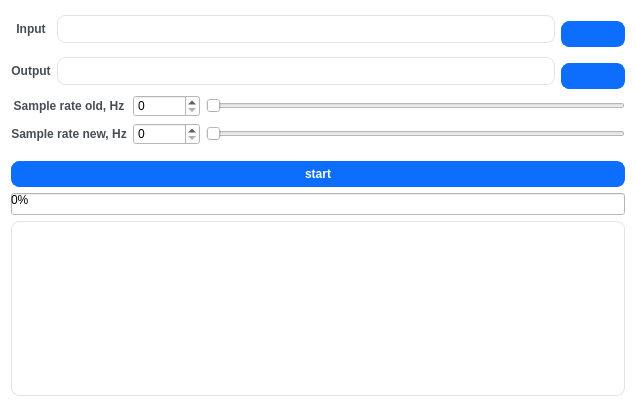
<?xml version="1.0" encoding="UTF-8"?>
<ui version="4.0">
 <class>Widget</class>
 <widget class="QWidget" name="Widget">
  <property name="geometry">
   <rect>
    <x>0</x>
    <y>0</y>
    <width>636</width>
    <height>407</height>
   </rect>
  </property>
  <property name="windowTitle">
   <string>Spline interpolation 32fc</string>
  </property>
  <property name="styleSheet">
   <string notr="true">QWidget {
  background-color: #fff;
}</string>
  </property>
  <layout class="QVBoxLayout" name="verticalLayout_3">
   <item>
    <layout class="QVBoxLayout" name="verticalLayout_2">
     <item>
      <layout class="QGridLayout" name="gridLayout">
       <item row="0" column="1">
        <widget class="QLineEdit" name="input_LED">
         <property name="styleSheet">
          <string notr="true">QLineEdit {
  border-radius: 8px;
  border: 1px solid #e0e4e7;
  padding: 5px 15px;
}
QLineEdit:focus {
  border: 1px solid #d0e3ff;
}
QLineEdit::placeholder {
  color: #767e89;
}</string>
         </property>
         <property name="readOnly">
          <bool>true</bool>
         </property>
        </widget>
       </item>
       <item row="0" column="0">
        <widget class="QLabel" name="label_4">
         <property name="styleSheet">
          <string notr="true">QLabel {
  color: #464d55;
  font-weight: 600;
}</string>
         </property>
         <property name="text">
          <string>Input</string>
         </property>
         <property name="alignment">
          <set>Qt::AlignCenter</set>
         </property>
        </widget>
       </item>
       <item row="1" column="1">
        <widget class="QLineEdit" name="output_LED">
         <property name="styleSheet">
          <string notr="true">QLineEdit {
  border-radius: 8px;
  border: 1px solid #e0e4e7;
  padding: 5px 15px;
}
QLineEdit:focus {
  border: 1px solid #d0e3ff;
}
QLineEdit::placeholder {
  color: #767e89;
}</string>
         </property>
         <property name="readOnly">
          <bool>true</bool>
         </property>
        </widget>
       </item>
       <item row="1" column="0">
        <widget class="QLabel" name="label_3">
         <property name="styleSheet">
          <string notr="true">QLabel {
  color: #464d55;
  font-weight: 600;
}</string>
         </property>
         <property name="text">
          <string>Output</string>
         </property>
         <property name="alignment">
          <set>Qt::AlignCenter</set>
         </property>
        </widget>
       </item>
       <item row="0" column="2">
        <widget class="QPushButton" name="input_PBN">
         <property name="styleSheet">
          <string>QPushButton {
  background-color: #0d6efd;
  color: #fff;
  font-weight: 600;
  border-radius: 8px;
  border: 1px solid #0d6efd;
  padding: 5px 15px;
  margin-top: 10px;
  outline: 0px;
}
QPushButton:hover,
QPushButton:focus {
  background-color: #0b5ed7;
  border: 3px solid #9ac3fe;
}</string>
         </property>
         <property name="text">
          <string/>
         </property>
         <property name="icon">
          <iconset resource="res.qrc">
           <normaloff>:/res/icons8-opened-folder-94.png</normaloff>:/res/icons8-opened-folder-94.png</iconset>
         </property>
         <property name="checkable">
          <bool>false</bool>
         </property>
         <property name="autoRepeat">
          <bool>true</bool>
         </property>
        </widget>
       </item>
       <item row="1" column="2">
        <widget class="QPushButton" name="output_PBN">
         <property name="styleSheet">
          <string>QPushButton {
  background-color: #0d6efd;
  color: #fff;
  font-weight: 600;
  border-radius: 8px;
  border: 1px solid #0d6efd;
  padding: 5px 15px;
  margin-top: 10px;
  outline: 0px;
}
QPushButton:hover,
QPushButton:focus {
  background-color: #0b5ed7;
  border: 3px solid #9ac3fe;
}</string>
         </property>
         <property name="text">
          <string/>
         </property>
         <property name="icon">
          <iconset resource="res.qrc">
           <normaloff>:/res/icons8-opened-folder-94.png</normaloff>:/res/icons8-opened-folder-94.png</iconset>
         </property>
        </widget>
       </item>
      </layout>
     </item>
     <item>
      <layout class="QGridLayout" name="gridLayout_2">
       <item row="1" column="0">
        <widget class="QLabel" name="label">
         <property name="styleSheet">
          <string notr="true">QLabel {
  color: #464d55;
  font-weight: 600;
}</string>
         </property>
         <property name="text">
          <string>Sample rate new, Hz</string>
         </property>
         <property name="alignment">
          <set>Qt::AlignCenter</set>
         </property>
        </widget>
       </item>
       <item row="1" column="1">
        <widget class="QSpinBox" name="FdNew_SBX">
         <property name="maximum">
          <number>1000000</number>
         </property>
        </widget>
       </item>
       <item row="0" column="0">
        <widget class="QLabel" name="label_2">
         <property name="styleSheet">
          <string notr="true">QLabel {
  color: #464d55;
  font-weight: 600;
}</string>
         </property>
         <property name="text">
          <string>Sample rate old, Hz</string>
         </property>
         <property name="alignment">
          <set>Qt::AlignCenter</set>
         </property>
        </widget>
       </item>
       <item row="1" column="2">
        <widget class="QSlider" name="FdNew_SL">
         <property name="minimum">
          <number>1</number>
         </property>
         <property name="maximum">
          <number>100000</number>
         </property>
         <property name="orientation">
          <enum>Qt::Horizontal</enum>
         </property>
        </widget>
       </item>
       <item row="0" column="1">
        <widget class="QSpinBox" name="FdOld_SBX">
         <property name="sizeIncrement">
          <size>
           <width>200</width>
           <height>0</height>
          </size>
         </property>
         <property name="layoutDirection">
          <enum>Qt::LeftToRight</enum>
         </property>
         <property name="maximum">
          <number>1000000</number>
         </property>
        </widget>
       </item>
       <item row="0" column="2">
        <widget class="QSlider" name="FdOld_SL">
         <property name="minimum">
          <number>1</number>
         </property>
         <property name="maximum">
          <number>100000</number>
         </property>
         <property name="pageStep">
          <number>1</number>
         </property>
         <property name="orientation">
          <enum>Qt::Horizontal</enum>
         </property>
        </widget>
       </item>
      </layout>
     </item>
     <item>
      <layout class="QVBoxLayout" name="verticalLayout">
       <item>
        <layout class="QHBoxLayout" name="horizontalLayout">
         <item>
          <widget class="QPushButton" name="start_PBN">
           <property name="enabled">
            <bool>false</bool>
           </property>
           <property name="sizePolicy">
            <sizepolicy hsizetype="Minimum" vsizetype="Fixed">
             <horstretch>1</horstretch>
             <verstretch>0</verstretch>
            </sizepolicy>
           </property>
           <property name="styleSheet">
            <string notr="true">QPushButton {
  background-color: #0d6efd;
  color: #fff;
  font-weight: 600;
  border-radius: 8px;
  border: 1px solid #0d6efd;
  padding: 5px 15px;
  margin-top: 10px;
  outline: 0px;
}
QPushButton:hover,
QPushButton:focus {
  background-color: #0b5ed7;
  border: 3px solid #9ac3fe;
}</string>
           </property>
           <property name="text">
            <string>start</string>
           </property>
           <property name="iconSize">
            <size>
             <width>38</width>
             <height>20</height>
            </size>
           </property>
          </widget>
         </item>
        </layout>
       </item>
       <item>
        <widget class="QProgressBar" name="info_PBR">
         <property name="enabled">
          <bool>true</bool>
         </property>
         <property name="styleSheet">
          <string notr="true">
QProgressBar::chunk
{

border: 1px solid #0d6efd;
background:qlineargradient(spread:pad,x1:0,y1:0,x2:1,y2:0,stop:0 #01FAFF,stop:1  #26B4FF);
}
QProgressBar#progressBar
{

height:22px;
Text-align: center; / * Text location * /
font-size:14px;
color:white;
border-radius:11px;
background: #1D5573 ;
}
</string>
         </property>
         <property name="value">
          <number>0</number>
         </property>
        </widget>
       </item>
      </layout>
     </item>
     <item>
      <widget class="QPlainTextEdit" name="log_PTE">
       <property name="enabled">
        <bool>true</bool>
       </property>
       <property name="styleSheet">
        <string notr="true">QPlainTextEdit{
border-radius: 8px;
border: 1px solid #e0e4e7;
padding: 5px 15px;
}</string>
       </property>
       <property name="readOnly">
        <bool>true</bool>
       </property>
      </widget>
     </item>
    </layout>
   </item>
  </layout>
 </widget>
 <resources>
  <include location="res.qrc"/>
 </resources>
 <connections>
  <connection>
   <sender>FdOld_SL</sender>
   <signal>valueChanged(int)</signal>
   <receiver>FdOld_SBX</receiver>
   <slot>setValue(int)</slot>
   <hints>
    <hint type="sourcelabel">
     <x>247</x>
     <y>86</y>
    </hint>
    <hint type="destinationlabel">
     <x>179</x>
     <y>85</y>
    </hint>
   </hints>
  </connection>
  <connection>
   <sender>FdNew_SL</sender>
   <signal>valueChanged(int)</signal>
   <receiver>FdNew_SBX</receiver>
   <slot>setValue(int)</slot>
   <hints>
    <hint type="sourcelabel">
     <x>268</x>
     <y>120</y>
    </hint>
    <hint type="destinationlabel">
     <x>172</x>
     <y>120</y>
    </hint>
   </hints>
  </connection>
  <connection>
   <sender>FdOld_SBX</sender>
   <signal>valueChanged(int)</signal>
   <receiver>FdOld_SL</receiver>
   <slot>setValue(int)</slot>
   <hints>
    <hint type="sourcelabel">
     <x>125</x>
     <y>96</y>
    </hint>
    <hint type="destinationlabel">
     <x>338</x>
     <y>88</y>
    </hint>
   </hints>
  </connection>
  <connection>
   <sender>FdNew_SBX</sender>
   <signal>valueChanged(int)</signal>
   <receiver>FdNew_SL</receiver>
   <slot>setValue(int)</slot>
   <hints>
    <hint type="sourcelabel">
     <x>121</x>
     <y>113</y>
    </hint>
    <hint type="destinationlabel">
     <x>371</x>
     <y>122</y>
    </hint>
   </hints>
  </connection>
 </connections>
</ui>
